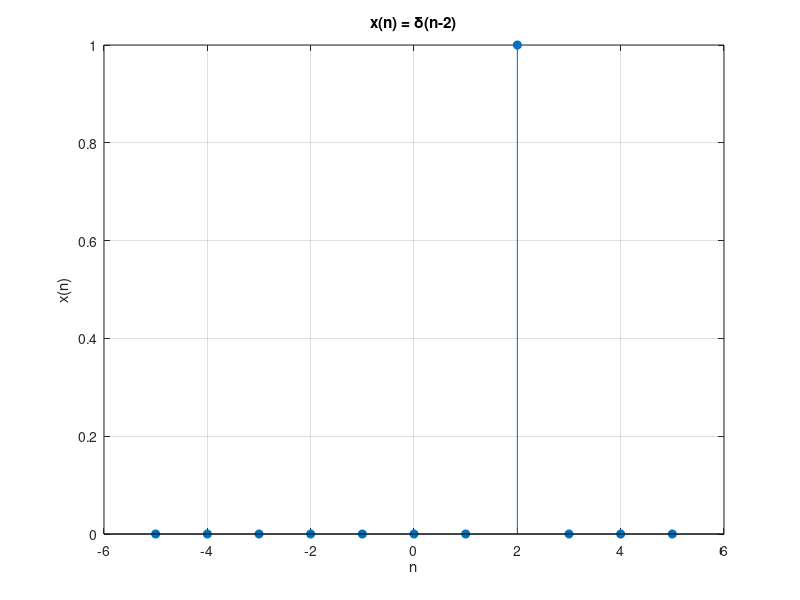

Recreate this plot in MATLAB. (Note: this script raises an error after producing the figure.)
%%	x(n)= δ(n-2)

clc;             % clear command window
clear;           % clear all variables
close all;       % close all figure


% Define the range of n
n = -5:5;          % from -5 to 5 (you can adjust)

% Define delta function
x = (n == 2);      % δ(n-2) --> 1 only when n=2, otherwise 0

% Plot
stem(n, x, 'filled');
xlabel('n');
ylabel('x(n)');
title('x(n) = \delta(n-2)');
grid on;


hold on;
xline(0,'r');
yline(0,'r');
hold off;